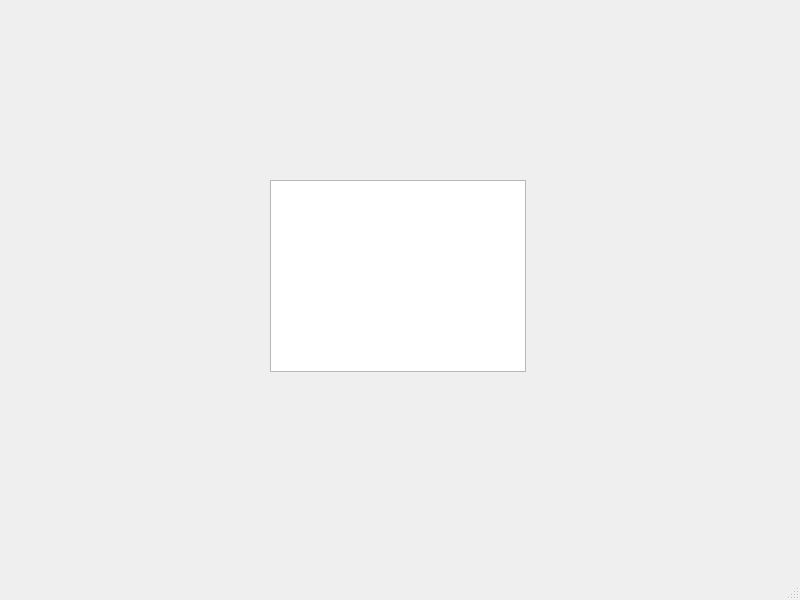
<?xml version="1.0" encoding="UTF-8"?>
<ui version="4.0">
 <class>StockGraphWidget</class>
 <widget class="QMainWindow" name="StockGraphWidget">
  <property name="geometry">
   <rect>
    <x>0</x>
    <y>0</y>
    <width>800</width>
    <height>600</height>
   </rect>
  </property>
  <property name="windowTitle">
   <string>StockGraphWidget</string>
  </property>
  <widget class="QWidget" name="centralwidget">
   <widget class="QTableWidget" name="tableWidget">
    <property name="geometry">
     <rect>
      <x>270</x>
      <y>180</y>
      <width>256</width>
      <height>192</height>
     </rect>
    </property>
   </widget>
  </widget>
  <widget class="QMenuBar" name="menubar">
   <property name="geometry">
    <rect>
     <x>0</x>
     <y>0</y>
     <width>800</width>
     <height>22</height>
    </rect>
   </property>
  </widget>
  <widget class="QStatusBar" name="statusbar"/>
 </widget>
 <resources/>
 <connections/>
</ui>
